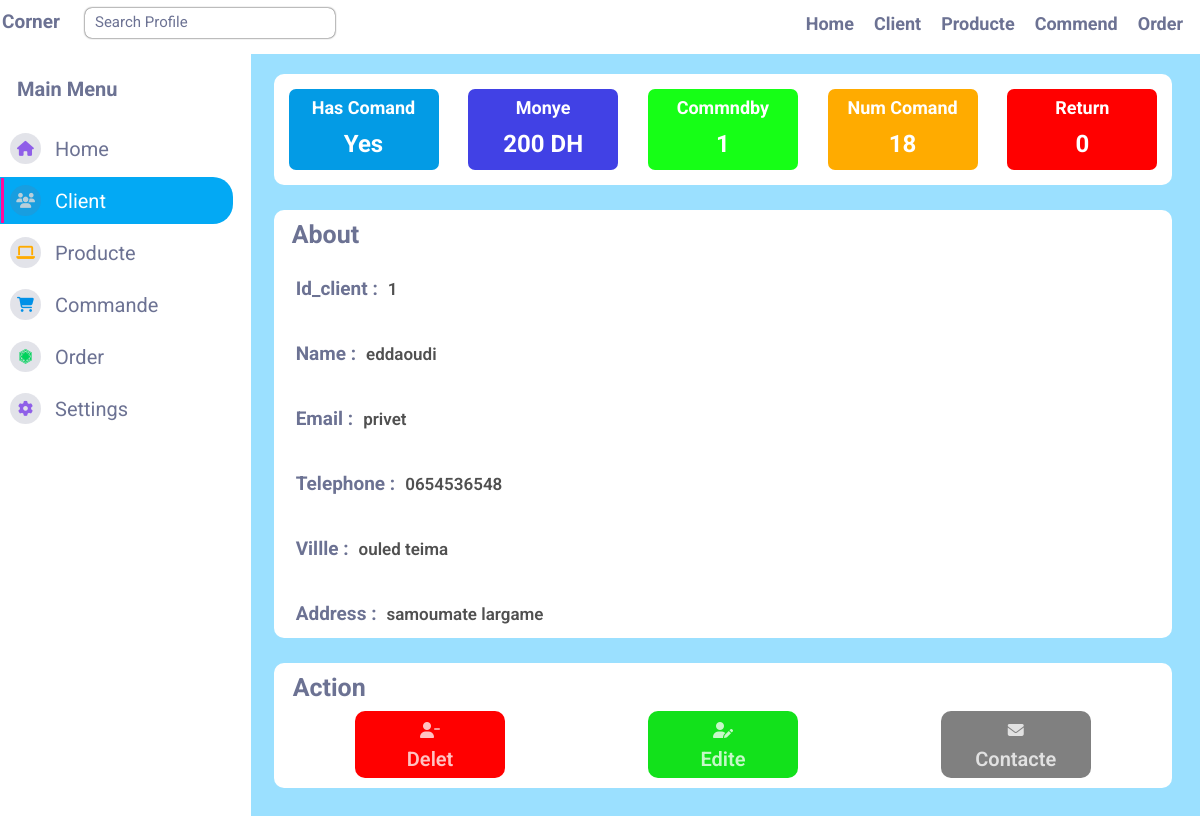
The app's page /profile.php?idc=1 with its own data.
### tables this page shows
CREATE TABLE `client` (
  `id_client` int(11) NOT NULL,
  `name` varchar(255) NOT NULL,
  `email` varchar(255) NOT NULL,
  `telephone` varchar(100) NOT NULL,
  `villle` varchar(100) NOT NULL,
  `address` varchar(255) NOT NULL
);

### fonction/classclient.php (called while the page is built, shortened)
<?php
include "db.php";
class gestionclient extends connection{
   public function getInfo($id_client){
    $sql = "SELECT * FROM `client` WHERE id_client = ?;";
    $retsult = $this->connectiondb()->prepare($sql);
    $retsult->execute([$id_client]);
    $info = [];
    while ($row = $retsult->fetch(PDO::FETCH_ASSOC)){
        $info[] =  $row ;
    }
    return $info;
   }
   public function hascommande($idc){
      $sql = "SELECT * FROM `commande` WHERE id_client = ? AND etat = 'encommande';";
      $retsult = $this->connectiondb()->prepare($sql);
      $retsult->execute([$idc]);
      $searcharray = [];
      while($row = $retsult->fetch(PDO::FETCH_ASSOC)){
            $searcharray[] = $row;
      }
      if(count($searcharray)>0){
        return "yes";
      }else{
        return "No";
      }
   }
   public function money($id){
       $sql = "SELECT SUM(prix_command)as  moneys  FROM `commande` WHERE id_client = ? AND  etat = 'true';" ;
       $retsult = $this->connectiondb()->prepare($sql);
       $retsult->execute([$id]);
       $money = "";
       while($row = $retsult->fetch(PDO::FETCH_ASSOC)){
            $money = $row['moneys'];
       }
       if(isset($money)){
         return $money;
       }else{
            $money = 0 ;
            return $money;
       }
    }
    public function numcommendby($id){
        $sql = "SELECT COUNT(*) as numcommend FROM `commande` WHERE id_client = ? AND etat = 'true';";
        $retsult = $this->connectiondb()->prepare($sql);
        $retsult->execute([$id]);
        $numcommend = "";
         while($row = $retsult->fetch(PDO::FETCH_ASSOC)){
            $numcommend = $row['numcommend'];
         }
         return $numcommend;
    }
    public function numcommend($id){
        $sql = "SELECT COUNT(*) as numcommend FROM `commande` WHERE id_client = ? ;";
        $retsult = $this->connectiondb()->prepare($sql);
        $retsult->execute([$id]);
        $numcommend = "";
         while($row = $retsult->fetch(PDO::FETCH_ASSOC)){
            $numcommend = $row['numcommend'];
         }
         return $numcommend;
    }
    public function numcommendreturn($id){
        $sql = "SELECT COUNT(*) as numcommend FROM `commande` WHERE id_client = ? and etat = 'false' ;";
        $retsult = $this->connectiondb()->prepare($sql);
        $retsult->execute([$id]);
        $numcommend = "";
         while($row = $retsult->fetch(PDO::FETCH_ASSOC)){
            $numcommend = $row['numcommend'];
         }
         return $numcommend;
    }
}
$object = new gestionclient();
?>

### fonction/db.php (called while the page is built)
<?php
class connection {
     public function connectiondb()
    {
        try {
            $conn = new PDO("mysql:host=localhost;dbname=admincommande", "root", "");
            return $conn;
        } catch (PDOException $e) {
            echo $e->getMessage();
        }
    }
}
?>

### profile.php (the view, shortened to what this page needs)
<?php
if(isset($_GET["idc"]))  {
    include "fonction/classclient.php";
    $idc =$_GET["idc"];
?>
<!DOCTYPE html>
<html lang="en">
<head>
    <link rel="stylesheet" href="css/home.css" />
    <link rel="stylesheet" href="css/navbar.css" />
    <link rel="stylesheet" href="css/profile.css">
    <link rel="stylesheet" href="https://cdnjs.cloudflare.com/ajax/libs/font-awesome/6.2.1/css/all.min.css" />
</head>
<body class="light-theme ">
    <?php
    include "navbar.php"
    ?>
    <div class="firstcontainer light-theme">
        <div class="profile light-theme">
            <div class="profilecommand">
                <div class="hascomand">
                    <p>has comand</p>
                    <p> <?php echo $object->hascommande($idc) ; ?> </p>
                </div>
                <div class="monye">
                    <p>monye </p>
                    <p><?php echo $object->money($idc) ; ?> DH</p>
                </div>
                <div class="by">
                    <p>commndby </p>
                    <p><?php echo $object->numcommendby($idc) ; ?></p>
                </div>
                <div class="numcomand">
                    <p>num comand</p>
                    <p><?php echo $object->numcommend($idc) ; ?></p>
                </div>
                <div class="retire">
                    <p> return </p>
                    <p><?php echo $object->numcommendreturn($idc) ; ?></p>
                </div>
            </div>
        </div>
        <div class="about light-theme">
            <h3>About</h3>
            <div>
                <?php
                $info = $object->getInfo($idc);
                foreach($info[0] as $key=>$value){
                echo "
                <ul>
                    <li>$key :</li>
                    <li>$value</li>
                </ul>
                ";
                }
                ?>
            </div>
        </div>
        <div class="action light-theme ">
            <h3>Action</h3>
            <div class="mainaction">
                <div class="delet">
                    <i class="fa-solid fa-user-minus"></i>
                    <p> Delet</p>
                </div>
                <div class="edite">
                    <i class="fa-solid fa-user-pen"></i>
                    <p> Edite</p>
                </div>
                <div class="contacte">
                    <i class="fa-solid fa-envelope"></i>
                    <p> contacte</p>
                </div>
            </div>
        </div>
    </div>
    </div>
</body>
</html>
<?php
 }else{
    header('Location: client.php');
    exit;
 }
?>

### css/home.css (style rules this page uses)
:root { --background: #9be0ff; --dark: white; --colordark: #6c7293; }
body { background: #9be0ff; }

### css/navbar.css (style rules this page uses)
* { box-sizing: border-box; }
ul { list-style: none; padding: 0; }
:root { --background: #0f1015; --dark: #191c24; --colordark: #6c7293; --shadow: black }
::placeholder { color: var(--colordark); position: absolute; left: 10px; top: 50%; transform: translateY(-57%); text-transform: capitalize; }

### css/profile.css (style rules this page uses)
.firstcontainer { width: calc(100% - 240px); background-color: #9be0ff; height: 100; margin-top: 8px; }
* { font-family: 'Roboto'; }
:root { --background: #0f1015; --dark: white; --colordark: #6c7293; --shadow: white; }
.profilecommand { margin-left: auto; background: var(--dark); margin-top: 58px; width: 94%; margin-right: auto; display: flex; justify-content: space-around; align-items: center; padding: 10px 0px; flex-wrap: wrap; border-radius: 10px; }
.profilecommand div { width: 150px; height: 81px; display: flex; align-items: center; justify-content: center; margin: 5px; padding: 8px; border-radius: 7px; flex-direction: column; }
.profilecommand div p:last-child { text-transform: capitalize; margin-top: -6px; font-size: 24px; font-weight: bold; color: white; }
.profilecommand div p:first-child { font-size: 18px; text-transform: capitalize; font-weight: bold; margin-top: 20px; color: white; }
.hascomand { background: #039BE5; color: #edebebeb; }
.monye { background: #4141e5; color: #dfddddeb; }
.by { background: #03ff03eb; color: #dfdddd; }
.numcomand { background: #ffab00; color: #dfddddeb; }
.retire { background: red; color: #dfddddeb; }
.about { width: 94%; background: var(--dark); margin-left: auto; margin-right: auto; padding: 0px 9px; margin-top: 19px; border-radius: 10px; }
.about h3 { font-size: 25px; padding-top: 10px; padding-left: 9px; color: var(--colordark); margin-bottom: -1px; }
.about div ul { display: flex; flex-wrap: wrap; padding: 13px; align-items: center; border-radius: 10px; }
.about div ul li:first-child { font-size: 19px; font-weight: bold; padding-right: 10px; color: var(--colordark); text-transform: capitalize; }
.mainaction { margin-top: 10px; display: flex; justify-content: space-around; align-items: center; }
.action { width: 94%; margin-left: auto; margin-right: auto; background: var(--dark); border-radius: 10px; padding: 0px 10px; margin-bottom: 10px; }
.action h3 { font-size: 25px; padding-top: 10px; padding-left: 9px; color: var(--colordark); margin-bottom: -1px; }
.about div ul li:last-child { font-weight: 600; font-size: 17px; color: #505050; }
.mainaction p { font-size: 20px; padding: 7px 0px; margin: 0; text-transform: capitalize; font-weight: 600; color: #ffffffc2; }
.mainaction i { color: #ffffffc2; }
.edite { margin-bottom: 10px; color: #373c3e; width: 150px; background: #12e11b; text-align: center; padding-top: 10px; border-radius: 10px; cursor: pointer; }
.delet { width: 150px; background: red; text-align: center; padding-top: 10px; border-radius: 10px; cursor: pointer; margin-bottom: 10px; color: #373c3e; }
.contacte { width: 150px; background: gray; text-align: center; padding-top: 10px; border-radius: 10px; cursor: pointer; margin-bottom: 10px; color: #373c3e; }

### records on screen
client: id_client "1", name "eddaoudi", email "privet", telephone "0654536548", villle "ouled teima", address "samoumate largame"

### other values on screen
$object->hascommande($idc) "Yes"
$object->money($idc) "200"
$object->numcommendby($idc) "1"
$object->numcommend($idc) "18"
$object->numcommendreturn($idc) "0"
$key "Id_client"
$key "Name"
$key "Email"
$key "Telephone"
$key "Villle"
$key "Address"
